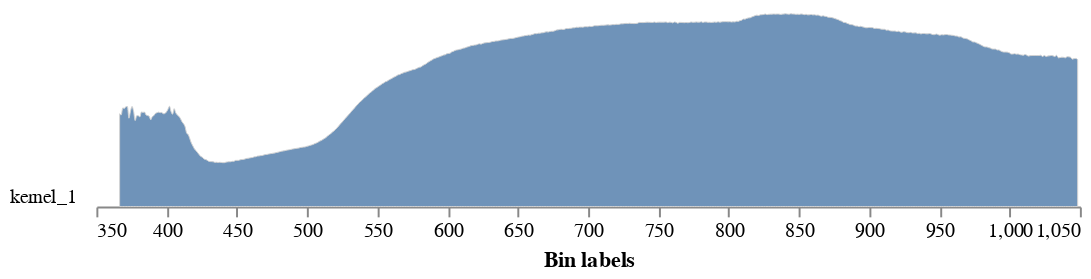

The notebook cell this image was saved under:
### Code cell
# Look at a histogram of the hyperspectral data, if you had more than one object you would need a matrix with 
# each object labeled with a different value.

spectral_hist  = pcv.analyze.spectral_reflectance(hsi=calibrated_data, labeled_mask=corn_thresh, n_labels=1, label="kernel")

### Figure 1 — Vega-Lite specification as saved in the notebook (floating-point values rounded to 4 significant figures; data arrays with more than 128 entries replaced by an {"elided": "..."} marker saying what was removed)
{"config": {"view": {"continuousWidth": 300, "continuousHeight": 300, "stroke": null}, "axis": {"grid": false}, "facet": {"columns": 1, "spacing": 0}, "title": {"anchor": "end"}}, "data": {"name": "data-3e79f64e345a6c8b91ad6a7a7be8f459"}, "facet": {"field": "sample", "header": {"labelAngle": 0, "labelAlign": "left", "labelOrient": "left"}, "title": null, "type": "nominal"}, "spec": {"mark": {"type": "area", "fillOpacity": 0.8, "interpolate": "monotone", "stroke": "lightgray", "strokeWidth": 0.5}, "encoding": {"x": {"field": "label", "title": "Bin labels", "type": "quantitative"}, "y": {"axis": null, "field": "value", "scale": {"range": [10, -100]}, "type": "quantitative"}}, "height": 10, "width": 500}, "bounds": "flush", "$schema": "https://vega.github.io/schema/vega-lite/v5.20.1.json", "datasets": {"data-3e79f64e345a6c8b91ad6a7a7be8f459": {"elided": "580 records"}}}
